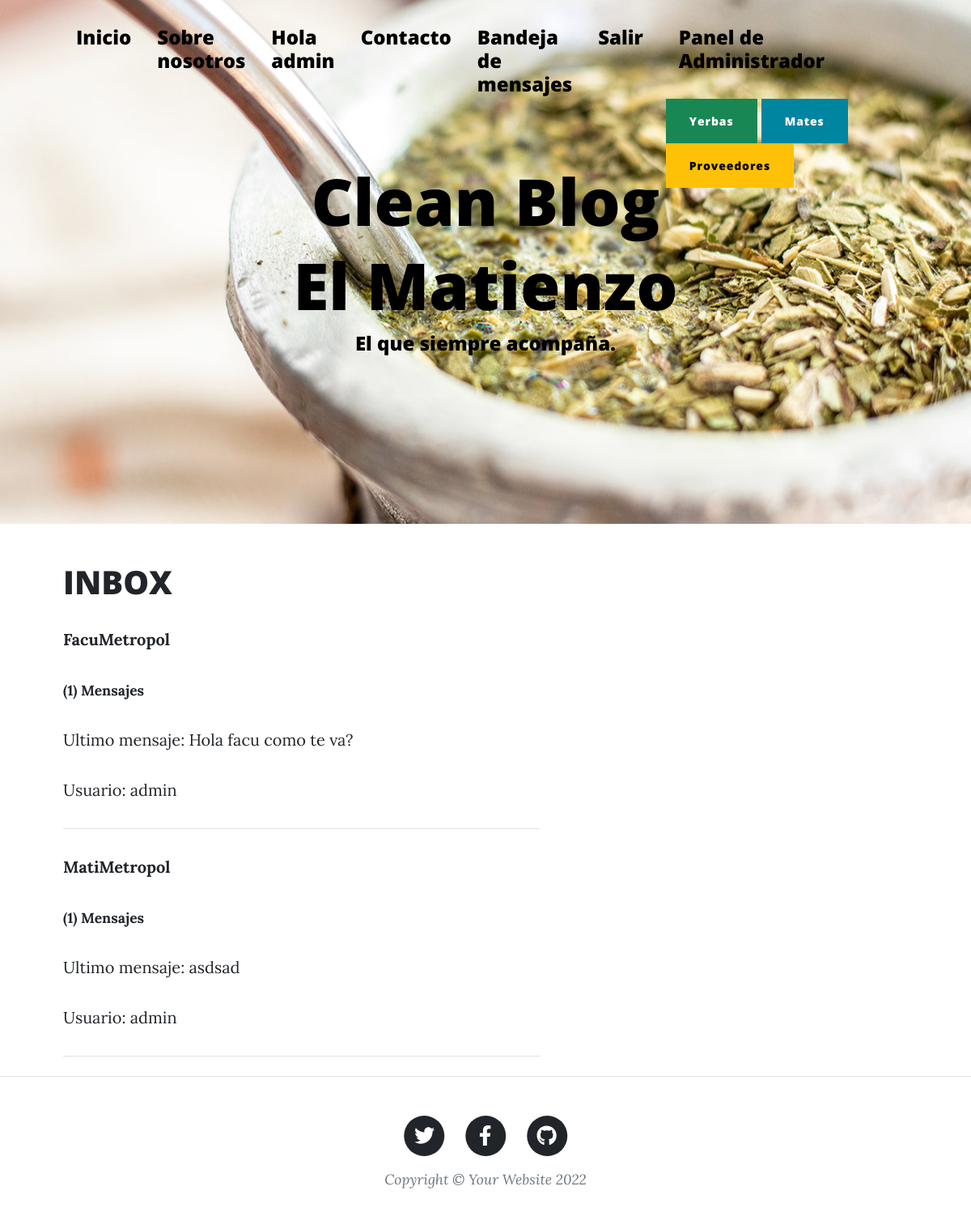
Before: /Inbox (signed in) with the older database file.
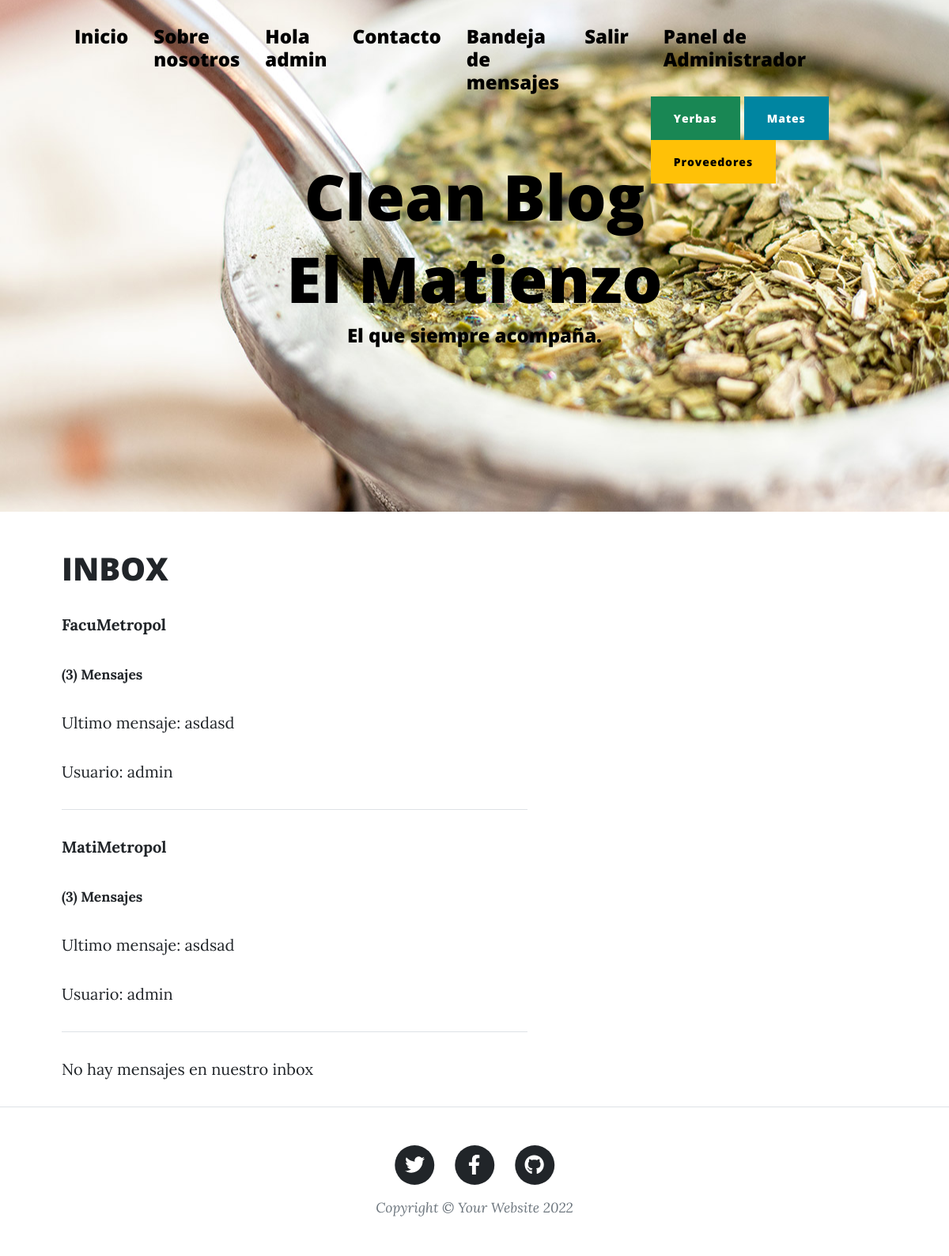
After: the same page with the newer database file.
### DM/models.py (models this page shows)
class ModelBase(models.Model):
    id = models.UUIDField(default=uuid.uuid4, primary_key=True, db_index=True, editable=False)
    tiempo = models.DateTimeField(auto_now_add=True)
    actualizar = models.DateTimeField(auto_now=True)
    class Meta:
        abstract = True

class CanalUsuario(ModelBase):
    canal = models.ForeignKey('Canal', null=True, on_delete=models.SET_NULL)
    usuario = models.ForeignKey(User, on_delete=models.CASCADE)

class Canal(ModelBase):
    usuarios = models.ManyToManyField(User, blank=True, through=CanalUsuario)
    objects = CanalManager()

class CanalMensaje(ModelBase):
    canal = models.ForeignKey('Canal', on_delete=models.CASCADE)
    usuario = models.ForeignKey(User, on_delete=models.CASCADE)
    texto = models.TextField()

### DM/views.py (the view)
# urls.py: path('Inbox', Inbox.as_view(), name='Inbox'),
class Inbox(View):
    def get(self, request):
        inbox = Canal.objects.filter(canalusuario__usuario__in=[request.user.id])
        context = {'inbox':inbox}
        return render(request, 'AppPrueba/inbox.html', context)

### DM/models.py (called while the page is built)
    def get_queryset(self, *args, **kwargs):
        return CanalQuerySet(self.model, using=self._db)

### AppPrueba/templates/AppPrueba/inbox.html (shortened to what this page needs)
{% extends 'AppPrueba/index-inbox.html' %}
{% load static %}
{% block titulo %}
<h1 style="color:black">El Matienzo</h1>
{% endblock %}

### AppPrueba/templates/AppPrueba/index-inbox.html (shortened to what the changed rows need)
<!DOCTYPE html>
<html lang="en">
    <head>
        {% load static %}
        <link href='{% static "AppPrueba/css/styles.css" %}' rel="stylesheet" />
    </head>
    <body>
        <header class="masthead" style="background-image: url('{% static 'AppPrueba/assets/img/Matienzo.jpg' %}')">
            <div class="container position-relative px-4 px-lg-5">
                <div class="row gx-4 gx-lg-5 justify-content-center">
                    <div class="col-md-10 col-lg-8 col-xl-7">
                        <div class="site-heading">
                            <h1 style="color:black">Clean Blog</h1>
                            {% block titulo %}
                            {% endblock %}
                        </div>
                    </div>
                </div>
            </div>
        </header>
        <div class="container px-4 px-lg-5">
            <div class="row gx-4 gx-lg-5 justify-content-flex-start">
                <div class="col-md-10 col-lg-8 col-xl-7">
                        {% if user.is_authenticated %}
                            <h1>INBOX</h1>
                            {% for inbox in inbox %}
                            <div class="div_inbox">
                                {% for second_user in inbox.canalusuario_set.all %}
                                    {% if second_user.usuario == request.user %}
                                    {% else %}
                                    <a href='{% url "DetailMs" second_user.usuario.username %}'>
                                        <p>
                                            <strong>{{second_user.usuario}}</strong>
                                        </p>
                                        <small>
                                            <strong>({{inbox.canalmensaje_set.count}}) Mensajes</strong>
                                        </small>
                                    </a>
                                    {% endif %}
                                {% endfor %}
                                {% if inbox.canalmensaje_set.count != 0 %}
                                    <div class="div_ms_inbox">
                                        {% with ultimo_mensaje=inbox.canalmensaje_set.last %}
                                            <p>
                                                Ultimo mensaje: {{ultimo_mensaje.texto}}
                                            </p>
                                            <p>
                                                Usuario: {{ultimo_mensaje.usuario}}
                                            </p>
                                            <hr class="my-4" />
                                        {% endwith %}
                                    </div>
                                {% else %}
                                        <p>
                                            No hay mensajes en nuestro inbox
                                        </p>
                                {% endif %}
                            </div>
                            {% empty %}
                            <h2>
                                Inbox vacio
                            </h2>
                            {% endfor %}
                        {% else %}
                        <strong>Ingresar para visualizar contenido </strong>
                        {% endif %}
                    </div>
                </div>
            </div>
    </body>
</html>

Changed rows visible on the page:
computed for Canal: canalmensaje_set.count "1" → "3"; canalmensaje_set.last.texto "Hola facu como te va?" → "asdasd"
computed for Canal "asdsad": canalmensaje_set.count "1" → "3"
added Canal: shows "No hay mensajes en nuestro inbox"
